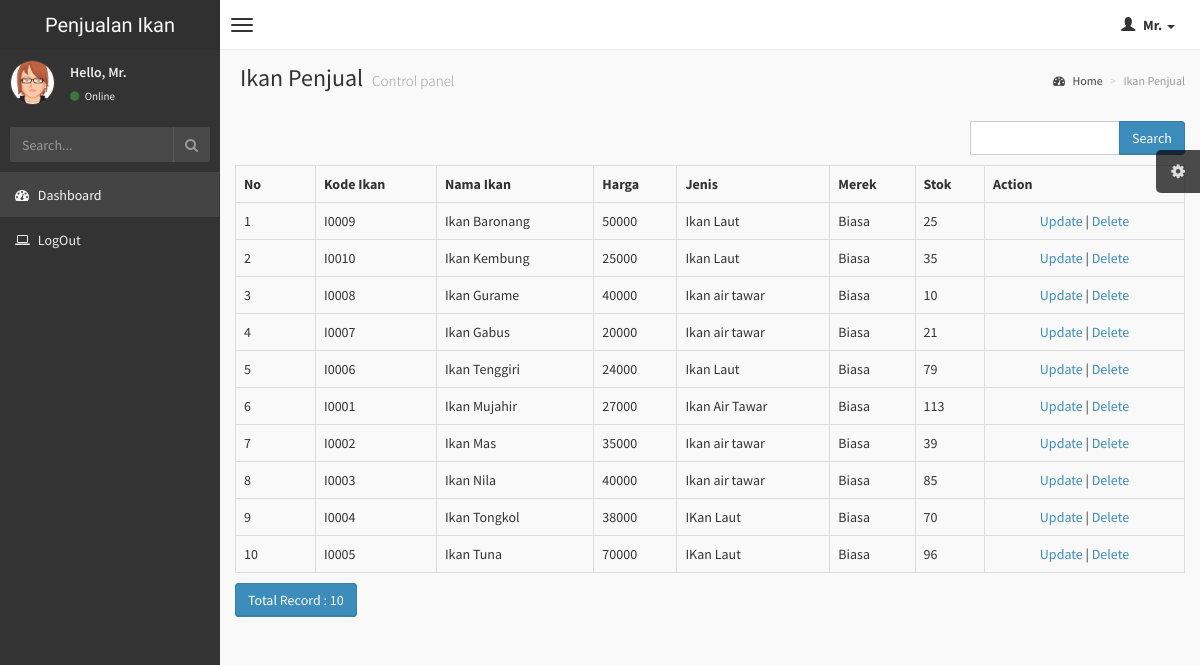
/index.php/ikan_supplier, run on the app's committed database.
### tables this page shows
CREATE TABLE `ikan_supplier` (
  `id_ikan_supplier` int(11) NOT NULL,
  `kode_ikan` varchar(10) DEFAULT NULL,
  `nama_ikan` varchar(50) DEFAULT NULL,
  `harga` int(11) DEFAULT NULL,
  `jenis` varchar(30) DEFAULT NULL,
  `merek` varchar(30) DEFAULT NULL,
  `stok` int(5) DEFAULT NULL
);

### application/controllers/Ikan_supplier.php (called while the page is built, shortened)
<?php
class Ikan_supplier extends CI_Controller
{
    function __construct()
    {
        $this->load->model('Ikan_supplier_model');
        $this->load->library('form_validation');
    }
    public function index()
    {
        $q = urldecode($this->input->get('q', TRUE));
        $start = intval($this->input->get('start'));
        if ($q <> '') {
            $config['base_url'] = base_url() . 'ikan_supplier/index.html?q=' . urlencode($q);
            $config['first_url'] = base_url() . 'ikan_supplier/index.html?q=' . urlencode($q);
        } else {
            $config['base_url'] = base_url() . 'ikan_supplier/index.html';
            $config['first_url'] = base_url() . 'ikan_supplier/index.html';
        }
        $config['per_page'] = 10;
        $config['page_query_string'] = TRUE;
        $config['total_rows'] = $this->Ikan_supplier_model->total_rows($q);
        $ikan_supplier = $this->Ikan_supplier_model->get_limit_data($config['per_page'], $start, $q);
        $this->load->library('pagination');
        $this->pagination->initialize($config);
        $data = array(
            'ikan_supplier_data' => $ikan_supplier,
            'q' => $q,
            'pagination' => $this->pagination->create_links(),
            'total_rows' => $config['total_rows'],
            'start' => $start,
            'konten' => 'ikan_supplier/ikan_supplier_list',
            'judul' => 'Ikan Penjual',
        );
        $this->load->view('v_index', $data);
    }
}

### index.php (called while the page is built, shortened)
<?php
require_once BASEPATH.'core/CodeIgniter.php';

### application/config/config.php (called while the page is built, shortened)
<?php
$config['base_url'] = "http://".$_SERVER['HTTP_HOST'];
$config['base_url'] .= preg_replace('@/+$@','',dirname($_SERVER['SCRIPT_NAME'])).'/';
$config['index_page'] = '';
$config['uri_protocol']	= 'REQUEST_URI';
$config['url_suffix'] = '.html';
$config['language']	= 'english';
$config['charset'] = 'UTF-8';
$config['enable_hooks'] = FALSE;
$config['subclass_prefix'] = 'MY_';
$config['composer_autoload'] = FALSE;
$config['permitted_uri_chars'] = 'a-z 0-9~%.:_\-';
$config['enable_query_strings'] = FALSE;
$config['controller_trigger'] = 'c';
$config['function_trigger'] = 'm';
$config['directory_trigger'] = 'd';
$config['allow_get_array'] = TRUE;
$config['log_threshold'] = 0;
$config['log_path'] = '';
$config['log_file_extension'] = '';
$config['log_file_permissions'] = 0644;
$config['log_date_format'] = 'Y-m-d H:i:s';
$config['error_views_path'] = '';
$config['cache_path'] = '';
$config['cache_query_string'] = FALSE;
$config['encryption_key'] = 'gdgfdg3536';
$config['sess_driver'] = 'files';
$config['sess_cookie_name'] = 'ci_session';
$config['sess_expiration'] = 7200;
$config['sess_save_path'] = NULL;
$config['sess_match_ip'] = FALSE;
$config['sess_time_to_update'] = 300;
$config['sess_regenerate_destroy'] = FALSE;
$config['cookie_prefix']	= '';
$config['cookie_domain']	= '';
$config['cookie_path']		= '/';
$config['cookie_secure']	= FALSE;
$config['cookie_httponly'] 	= FALSE;
$config['standardize_newlines'] = FALSE;
$config['global_xss_filtering'] = FALSE;
$config['csrf_protection'] = FALSE;
$config['csrf_token_name'] = 'csrf_test_name';
$config['csrf_cookie_name'] = 'csrf_cookie_name';
$config['csrf_expire'] = 7200;
$config['csrf_regenerate'] = TRUE;
$config['csrf_exclude_uris'] = array();
$config['compress_output'] = FALSE;
$config['time_reference'] = 'local';
$config['rewrite_short_tags'] = FALSE;
$config['proxy_ips'] = '';

### application/models/Ikan_supplier_model.php (called while the page is built, shortened)
<?php
class Ikan_supplier_model extends CI_Model
{
    public $table = 'ikan_supplier';
    public $id = 'id_ikan_supplier';
    public $order = 'DESC';
    function total_rows($q = NULL) {
        $this->db->like('id_ikan_supplier', $q);
	$this->db->or_like('kode_ikan', $q);
	$this->db->or_like('nama_ikan', $q);
	$this->db->or_like('harga', $q);
	$this->db->or_like('jenis', $q);
	$this->db->or_like('merek', $q);
	$this->db->or_like('stok', $q);
	$this->db->from($this->table);
        return $this->db->count_all_results();
    }
    function get_limit_data($limit, $start = 0, $q = NULL) {
        $this->db->order_by($this->id, $this->order);
        $this->db->like('id_ikan_supplier', $q);
	$this->db->or_like('kode_ikan', $q);
	$this->db->or_like('nama_ikan', $q);
	$this->db->or_like('harga', $q);
	$this->db->or_like('jenis', $q);
	$this->db->or_like('merek', $q);
	$this->db->or_like('stok', $q);
	$this->db->limit($limit, $start);
        return $this->db->get($this->table)->result();
    }
}

### application/views/ikan_supplier/ikan_supplier_list.php (the view, shortened to what this page needs)
<div class="row" style="margin-bottom: 10px">
            <div class="col-md-4">
            </div>
            <div class="col-md-4 text-center">
            </div>
            <div class="col-md-1 text-right">
            </div>
            <div class="col-md-3 text-right">
                <form action="<?php echo site_url('ikan_supplier/index'); ?>" class="form-inline" method="get">
                    <div class="input-group">
                        <input type="text" class="form-control" name="q" value="<?php echo $q; ?>">
                        <span class="input-group-btn">
                          <button class="btn btn-primary" type="submit">Search</button>
                        </span>
                    </div>
                </form>
            </div>
        </div>
        <table class="table table-bordered" style="margin-bottom: 10px">
            <tr>
                <th>No</th>
        <th>Kode Ikan</th>
        <th>Nama Ikan</th>
        <th>Harga</th>
        <th>Jenis</th>
        <th>Merek</th>
        <th>Stok</th>
        <th>Action</th>
            </tr><?php
            foreach ($ikan_supplier_data as $ikan_supplier)
            {
                ?>
                <tr>
            <td width="80px"><?php echo ++$start ?></td>
            <td><?php echo $ikan_supplier->kode_ikan ?></td>
            <td><?php echo $ikan_supplier->nama_ikan ?></td>
            <td><?php echo $ikan_supplier->harga ?></td>
            <td><?php echo $ikan_supplier->jenis ?></td>
            <td><?php echo $ikan_supplier->merek ?></td>
            <td><?php echo $ikan_supplier->stok ?></td>
            <td style="text-align:center" width="200px">
                <?php
                echo anchor(site_url('ikan_supplier/update/'.$ikan_supplier->id_ikan_supplier),'Update');
                echo ' | ';
                echo anchor(site_url('ikan_supplier/delete/'.$ikan_supplier->id_ikan_supplier),'Delete','onclick="javasciprt: return confirm(\'Are You Sure ?\')"');
                ?>
            </td>
        </tr>
                <?php
            }
            ?>
        </table>
        <div class="row">
            <div class="col-md-6">
                <a href="#" class="btn btn-primary">Total Record : <?php echo $total_rows ?></a>
        </div>
            <div class="col-md-6 text-right">
            </div>
        </div>

### application/views/v_index.php (shortened to what this page needs)
<!DOCTYPE html>
<html>
    <head>
        <link href="assets/css/bootstrap.min.css" rel="stylesheet" type="text/css" />
        <link href="assets/css/font-awesome.min.css" rel="stylesheet" type="text/css" />
        <link href="assets/css/ionicons.min.css" rel="stylesheet" type="text/css" />
        <link href="assets/css/datatables/dataTables.bootstrap.css" rel="stylesheet" type="text/css" />
        <link href="assets/css/AdminLTE.css" rel="stylesheet" type="text/css" />
    </head>
    <body class="skin-black">
        <?php include 'header.php'; ?>
        <div class="wrapper row-offcanvas row-offcanvas-left">
            <?php include 'aside.php'; ?>
            <aside class="right-side">
                <section class="content-header">
                    <h1>
                        <?php echo $judul; ?>
                        <small>Control panel</small>
                    </h1>
                    <ol class="breadcrumb">
                        <li><a href="#"><i class="fa fa-dashboard"></i> Home</a></li>
                        <li class="active"><?php echo $judul; ?></li>
                    </ol>
                </section>
                <section class="content">
                    <?php include $konten.'.php'; ?>
                </section>
            </aside>
        </div>
    </body>
</html>

### application/views/header.php (shortened to what this page needs)
<header class="header">
            <a href="assets/index.html" class="logo">
                Penjualan Ikan
            </a>
            <nav class="navbar navbar-static-top" role="navigation">
                <a href="#" class="navbar-btn sidebar-toggle" data-toggle="offcanvas" role="button">
                    <span class="icon-bar"></span>
                    <span class="icon-bar"></span>
                    <span class="icon-bar"></span>
                </a>
                <div class="navbar-right">
                    <ul class="nav navbar-nav">
                        <li class="dropdown user user-menu">
                            <a href="#" class="dropdown-toggle" data-toggle="dropdown">
                                <i class="glyphicon glyphicon-user"></i>
                                <span>Mr. <?php echo $this->session->userdata('username'); ?> <i class="caret"></i></span>
                            </a>
                        </li>
                    </ul>
                </div>
            </nav>
        </header>

### application/views/aside.php (shortened to what this page needs)
<aside class="left-side sidebar-offcanvas">
                <section class="sidebar">
                    <div class="user-panel">
                        <div class="pull-left image">
                            <img src="assets/img/avatar3.png" class="img-circle" alt="User Image" />
                        </div>
                        <div class="pull-left info">
                            <p>Hello, Mr. <?php echo $this->session->userdata('username'); ?></p>
                            <a href="#"><i class="fa fa-circle text-success"></i> Online</a>
                        </div>
                    </div>
                    <form action="#" method="get" class="sidebar-form">
                        <div class="input-group">
                            <input type="text" name="q" class="form-control" placeholder="Search..."/>
                            <span class="input-group-btn">
                                <button type='submit' name='seach' id='search-btn' class="btn btn-flat"><i class="fa fa-search"></i></button>
                            </span>
                        </div>
                    </form>
                    <ul class="sidebar-menu">
                        <li class="active">
                            <a href="">
                                <i class="fa fa-dashboard"></i> <span>Dashboard</span>
                            </a>
                        </li>
                        <li>
                            <a href="app/logout">
                                <i class="fa fa-laptop"></i> <span>LogOut</span>
                            </a>
                        </li>
                    </ul>
                </section>
            </aside>

### data on the page
ikan_supplier: kode_ikan "I0009", nama_ikan "Ikan Baronang", harga "50000", jenis "Ikan Laut", merek "Biasa", stok "25", id_ikan_supplier "Update", id_ikan_supplier "Delete"
ikan_supplier: kode_ikan "I0010", nama_ikan "Ikan Kembung", harga "25000", jenis "Ikan Laut", merek "Biasa", stok "35", id_ikan_supplier "Update", id_ikan_supplier "Delete"
ikan_supplier: kode_ikan "I0008", nama_ikan "Ikan Gurame", harga "40000", jenis "Ikan air tawar", merek "Biasa", stok "10", id_ikan_supplier "Update", id_ikan_supplier "Delete"
ikan_supplier: kode_ikan "I0007", nama_ikan "Ikan Gabus", harga "20000", jenis "Ikan air tawar", merek "Biasa", stok "21", id_ikan_supplier "Update", id_ikan_supplier "Delete"
ikan_supplier: kode_ikan "I0006", nama_ikan "Ikan Tenggiri", harga "24000", jenis "Ikan Laut", merek "Biasa", stok "79", id_ikan_supplier "Update", id_ikan_supplier "Delete"
ikan_supplier: kode_ikan "I0001", nama_ikan "Ikan Mujahir", harga "27000", jenis "Ikan Air Tawar", merek "Biasa", stok "113", id_ikan_supplier "Update", id_ikan_supplier "Delete"
ikan_supplier: kode_ikan "I0002", nama_ikan "Ikan Mas", harga "35000", jenis "Ikan air tawar", merek "Biasa", stok "39", id_ikan_supplier "Update", id_ikan_supplier "Delete"
ikan_supplier: kode_ikan "I0003", nama_ikan "Ikan Nila", harga "40000", jenis "Ikan air tawar", merek "Biasa", stok "85", id_ikan_supplier "Update", id_ikan_supplier "Delete"
ikan_supplier: kode_ikan "I0004", nama_ikan "Ikan Tongkol", harga "38000", jenis "IKan Laut", merek "Biasa", stok "70", id_ikan_supplier "Update", id_ikan_supplier "Delete"
ikan_supplier: kode_ikan "I0005", nama_ikan "Ikan Tuna", harga "70000", jenis "IKan Laut", merek "Biasa", stok "96", id_ikan_supplier "Update", id_ikan_supplier "Delete"

### other printed values
$judul "Ikan Penjual"
$total_rows "10"
